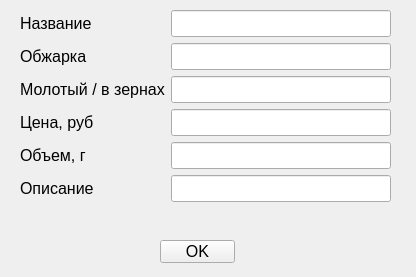
<?xml version="1.0" encoding="UTF-8"?>
<ui version="4.0">
 <class>Form</class>
 <widget class="QWidget" name="Form">
  <property name="geometry">
   <rect>
    <x>0</x>
    <y>0</y>
    <width>416</width>
    <height>277</height>
   </rect>
  </property>
  <property name="font">
   <font>
    <pointsize>12</pointsize>
   </font>
  </property>
  <property name="windowTitle">
   <string>Form</string>
  </property>
  <widget class="QWidget" name="formLayoutWidget">
   <property name="geometry">
    <rect>
     <x>20</x>
     <y>10</y>
     <width>371</width>
     <height>211</height>
    </rect>
   </property>
   <layout class="QFormLayout" name="formLayout">
    <item row="0" column="0">
     <widget class="QLabel" name="label">
      <property name="text">
       <string>Название</string>
      </property>
     </widget>
    </item>
    <item row="1" column="0">
     <widget class="QLabel" name="label_2">
      <property name="text">
       <string>Обжарка</string>
      </property>
     </widget>
    </item>
    <item row="2" column="0">
     <widget class="QLabel" name="label_3">
      <property name="text">
       <string>Молотый / в зернах</string>
      </property>
     </widget>
    </item>
    <item row="3" column="0">
     <widget class="QLabel" name="label_4">
      <property name="text">
       <string>Цена, руб</string>
      </property>
     </widget>
    </item>
    <item row="4" column="0">
     <widget class="QLabel" name="label_5">
      <property name="text">
       <string>Объем, г</string>
      </property>
     </widget>
    </item>
    <item row="5" column="0">
     <widget class="QLabel" name="label_6">
      <property name="text">
       <string>Описание</string>
      </property>
     </widget>
    </item>
    <item row="0" column="1">
     <widget class="QLineEdit" name="name_line"/>
    </item>
    <item row="1" column="1">
     <widget class="QLineEdit" name="roast_line"/>
    </item>
    <item row="2" column="1">
     <widget class="QLineEdit" name="ground_line"/>
    </item>
    <item row="3" column="1">
     <widget class="QLineEdit" name="price_line"/>
    </item>
    <item row="4" column="1">
     <widget class="QLineEdit" name="volume_line"/>
    </item>
    <item row="5" column="1">
     <widget class="QLineEdit" name="des_line"/>
    </item>
   </layout>
  </widget>
  <widget class="QPushButton" name="pushButton">
   <property name="geometry">
    <rect>
     <x>160</x>
     <y>240</y>
     <width>75</width>
     <height>23</height>
    </rect>
   </property>
   <property name="text">
    <string>OK</string>
   </property>
  </widget>
 </widget>
 <resources/>
 <connections/>
</ui>
